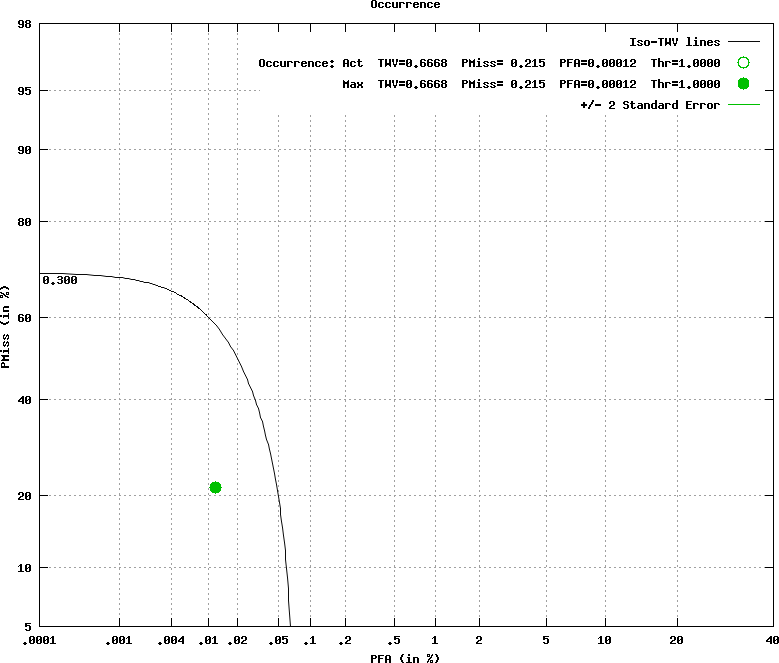

Reproduce this figure in gnuplot.
set terminal postscript color
set noxzeroaxis
set noyzeroaxis
### Using xScale = nd
### Using yScale = nd
set style fill  transparent solid 0.10 noborder
### keyLoc=top keySpacing=0.7 keyFontFace=medium keyFontSize=
set key top samplen 1 spacing 0.7  font "medium,"
set size ratio 0.821894871074622
set title 'Occurrence'
set grid
set pointsize 3
set ylabel 'PMiss (in %)'
set xlabel 'PFA (in %)'
set label 2 "0.300" at graph 0.005, graph 0.575729465340501 left nopoint textcolor rgb "#b0b0b0b"
set noxtics
set xtics ('.0001' -4.7534, '.001' -4.2649, '.004' -3.9444, '.01' -3.7190, '.02' -3.5401, '.05' -3.2905, '.1' -3.0902, '.2' -2.8782, '.5' -2.5758, '1' -2.3263, '2' -2.0537, '5' -1.6449, '10' -1.2816, '20' -0.8416, '40' -0.2533)
set noytics
set ytics ('5' -1.6449, '10' -1.2816, '20' -0.8416, '40' -0.2533, '60' 0.2533, '80' 0.8416, '90' 1.2816, '95' 1.6449, '98' 2.0537)
plot [-4.75343910607888:-0.253347103317183] [-1.64485362793551:2.05374890849825] \
  'overall/nist/nist.dets/sum.Occurrence.isometriclines' title 'Iso-TWV lines' with lines lt rgb "#b0b0b0b" lw 1,\
    'overall/nist/nist.dets/sum.Occurrence.dat.1' using 3:2 notitle with  lines  lc 2,\
   'overall/nist/nist.dets/sum.Occurrence.dat.2' using 11:10 title 'Occurrence: Act  TWV=0.6668  PMiss= 0.215  PFA=0.00012  Thr=1.0000' with points lc 2 pt 6 ps 2 ,\
    'overall/nist/nist.dets/sum.Occurrence.dat.2' using 6:5 title 'Max  TWV=0.6668  PMiss= 0.215  PFA=0.00012  Thr=1.0000' with points lc 2 pt 7 ps 2,\
  'overall/nist/nist.dets/sum.Occurrence.dat.1' using 8:7 title '+/- 2 Standard Error' with  lines  lc 2,\
  'overall/nist/nist.dets/sum.Occurrence.dat.1' using 10:9 notitle with  lines  lc 2
